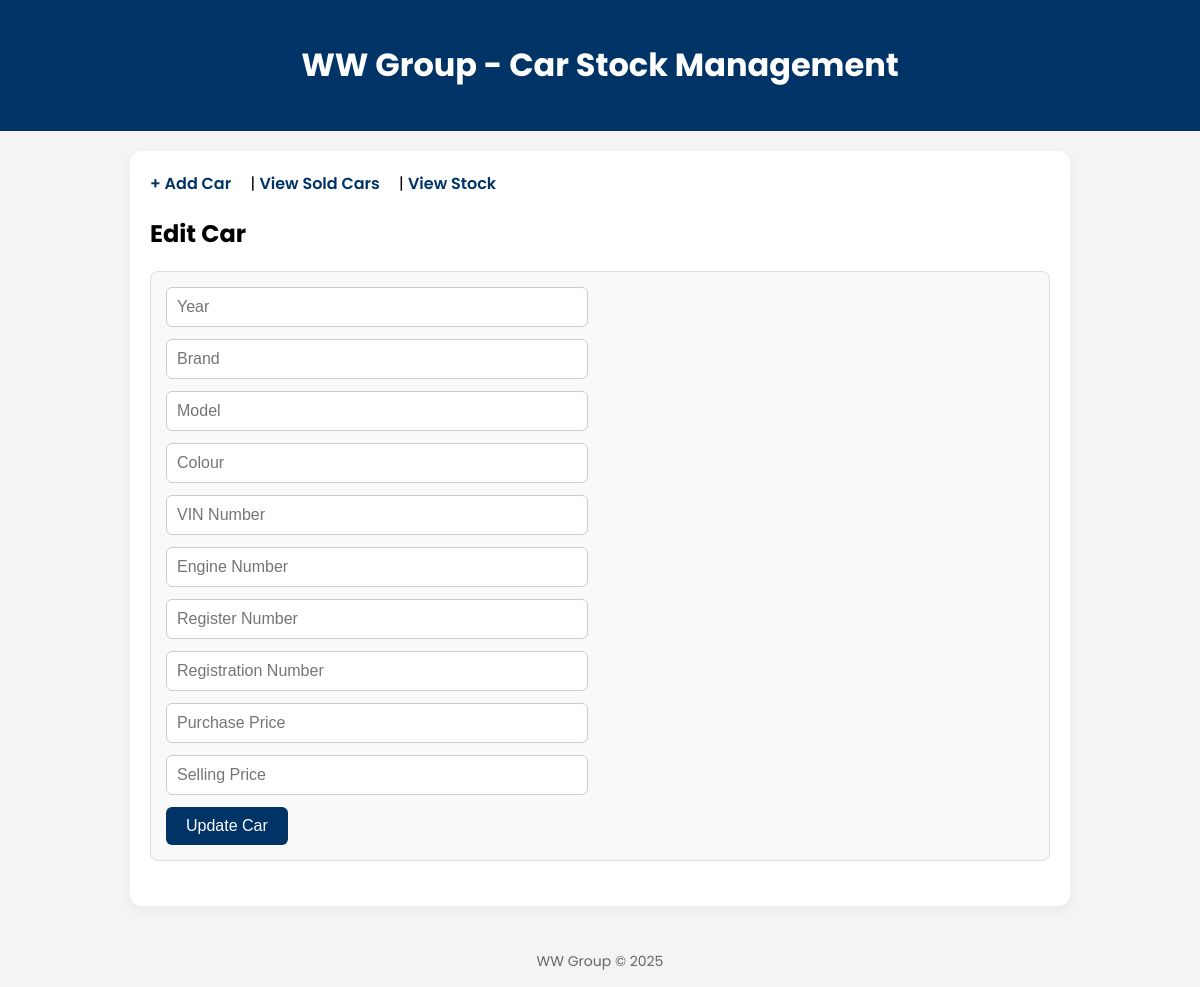
Page /edit/4 on the earlier database version.
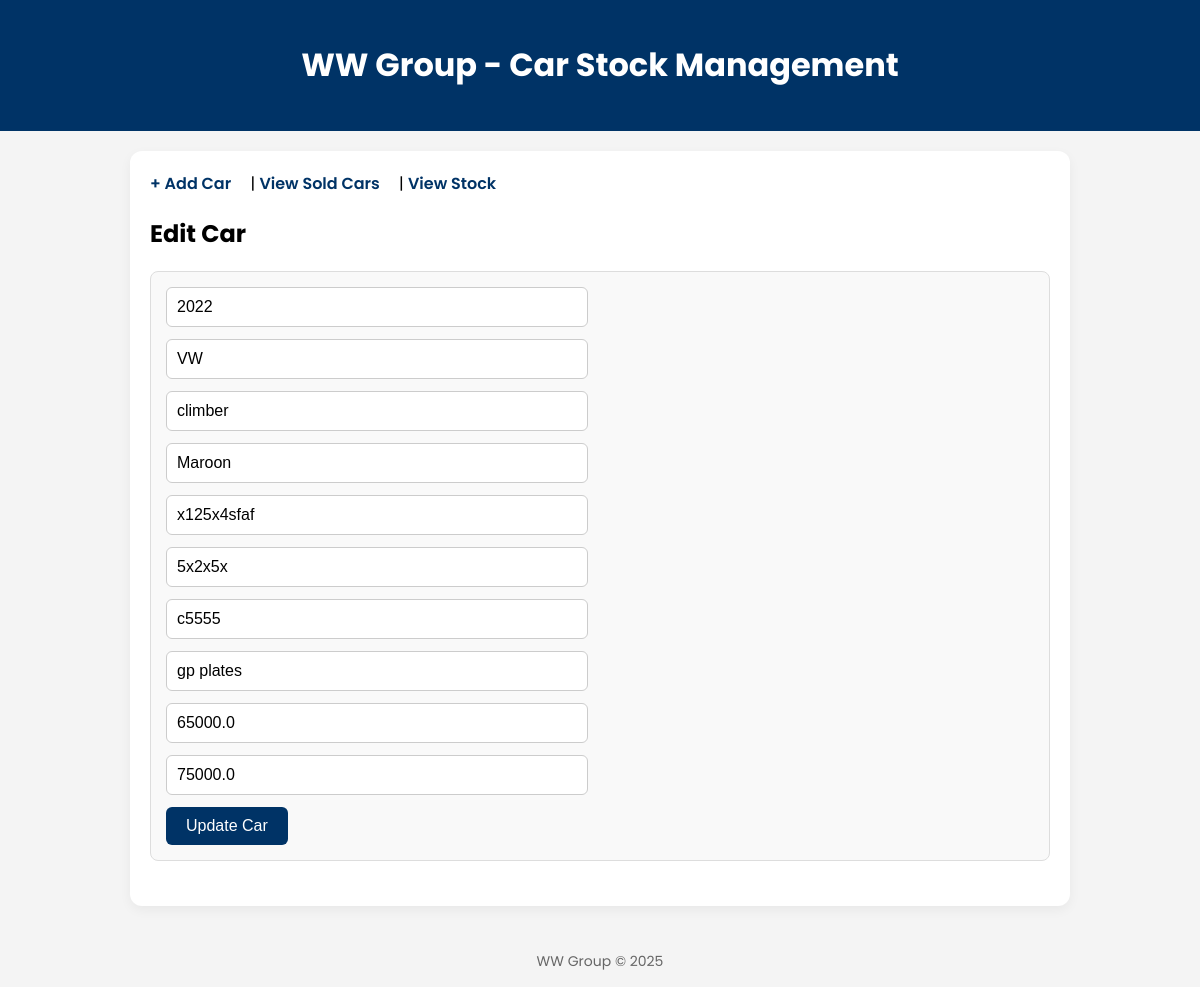
Same page on the later database version.
### tables this page shows
CREATE TABLE cars (
        id INTEGER PRIMARY KEY,
        year TEXT,
        brand TEXT,
        model TEXT,
        colour TEXT,
        vin TEXT,
        engine_number TEXT,
        register_number TEXT,
        registration_number TEXT,
        purchase_price REAL,
        selling_price REAL,
        is_sold INTEGER DEFAULT 0
    );

### app.py (the view, shortened to what this page needs)
@app.route('/edit/<int:id>', methods=['GET', 'POST'])
def edit_car(id):
    conn = sqlite3.connect('cars.db')
    c = conn.cursor()
    c.execute("SELECT * FROM cars WHERE id=?", (id,))
    car = c.fetchone()
    conn.close()
    return render_template('edit_car.html', car=car)

### templates/edit_car.html (shortened to what this page needs)
<!DOCTYPE html>
<html>
<head>
    <link rel="stylesheet" href="/static/style.css">
</head>
<body>
<header><h1>WW Group - Car Stock Management</h1></header>
<div class="container">
    <a href="/add">+ Add Car</a> | <a href="/sold">View Sold Cars</a> | <a href="/stock">View Stock</a>
    <h2>Edit Car</h2>
    <form method="POST">
      <input name="year" value="{{ car[1] }}" placeholder="Year" required>
      <input name="brand" value="{{ car[2] }}" placeholder="Brand" required>
      <input name="model" value="{{ car[3] }}" placeholder="Model" required>
      <input name="colour" value="{{ car[4] }}" placeholder="Colour" required>
      <input name="vin" value="{{ car[5] }}" placeholder="VIN Number" required>
      <input name="engine_number" value="{{ car[6] }}" placeholder="Engine Number" required>
      <input name="register_number" value="{{ car[7] }}" placeholder="Register Number" required>
      <input name="registration_number" value="{{ car[8] }}" placeholder="Registration Number" required>
      <input type="number" step="0.01" name="purchase_price" value="{{ car[9] }}" placeholder="Purchase Price" required>
      <input type="number" step="0.01" name="selling_price" value="{{ car[10] }}" placeholder="Selling Price" required>
      <button type="submit">Update Car</button>
    </form>
</div>
<footer>WW Group &copy; 2025</footer>
</body>
</html>

Differences in the rows shown:
added cars: year "2022", brand "VW", model "climber", colour "Maroon", vin "x125x4sfaf", engine_number "5x2x5x", register_number "c5555", registration_number "gp plates", purchase_price "65000.0", selling_price "75000.0"
